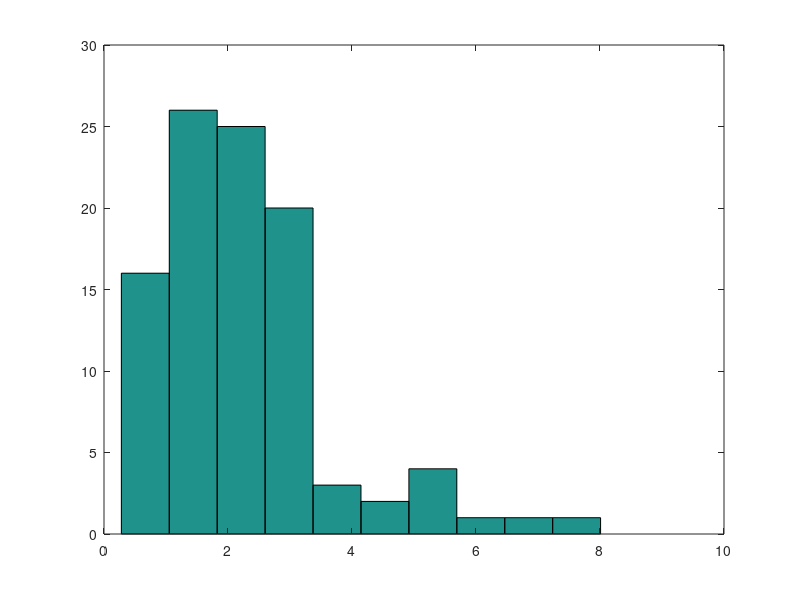
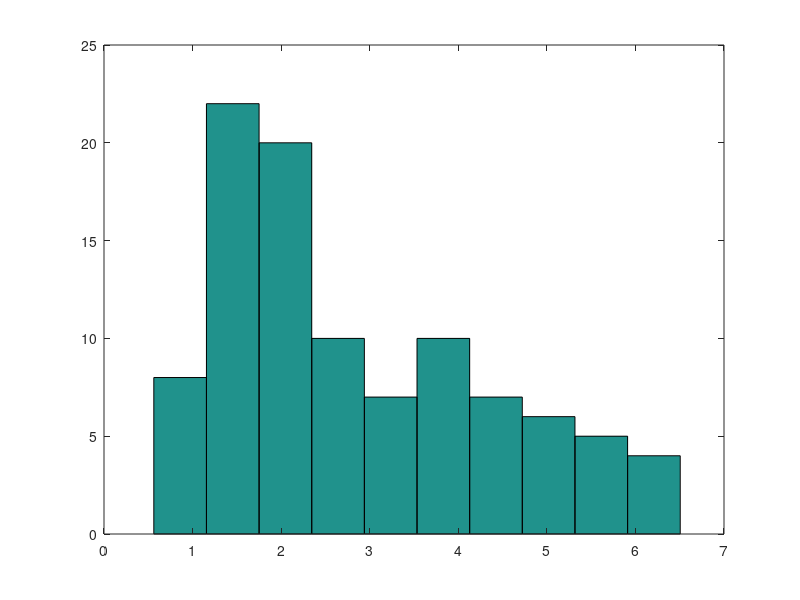
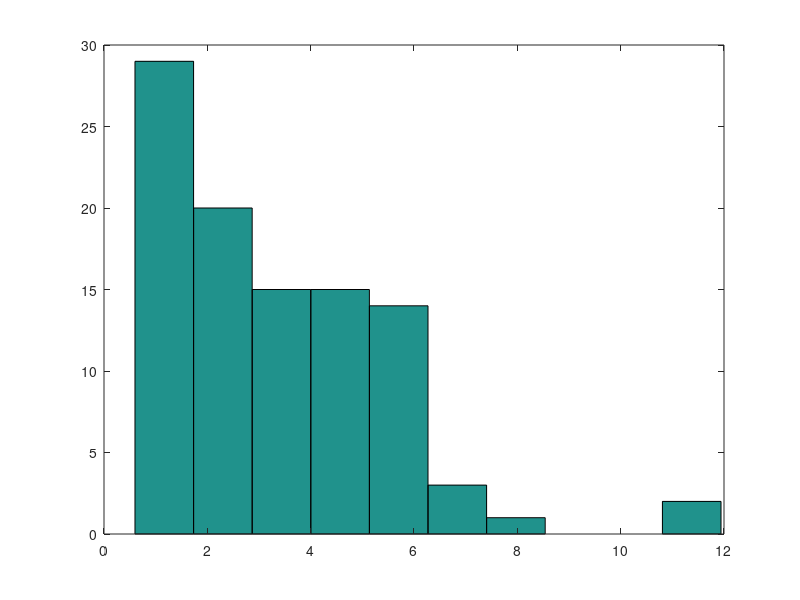

Write MATLAB code to recreate these figures, in order.
load gt1
load matrix

errorR = [];
errorG = [];
errorY = [];

for i = 1:size(matrix,2)
    red = sqrt((gt1(3,i)-matrix(3,i))^2 + (gt1(2,i) - matrix(2,i))^2);
    green = sqrt((gt1(5,i)-matrix(5,i))^2 + (gt1(4,i) - matrix(4,i))^2);
    yellow = sqrt((gt1(7,i)-matrix(7,i))^2 + (gt1(6,i) - matrix(6,i))^2);
    
    errorR = [errorR red];
    errorG = [errorG green];
    errorY = [errorY yellow];
end

figure(1)
hist(errorR);
errorCountR = sum(errorR > 10)
maxErrorR = max(errorR)
minErrorR = min(errorR)
sumErrorR = sum(errorR)

figure(2)
hist(errorG);
errorCountG = sum(errorG > 10)
maxErrorG = max(errorG)
minErrorG = min(errorG)
sumErrorG = sum(errorG)

figure(3)
hist(errorY);
errorCountY = sum(errorY > 10)
maxErrorY = max(errorY)
minErrorY = min(errorY)
sumErrorY = sum(errorY)

totalError = sum([sumErrorR,sumErrorG,sumErrorY])